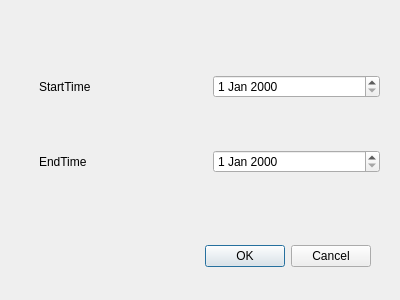
<?xml version="1.0" encoding="UTF-8"?>
<ui version="4.0">
 <class>Dialog</class>
 <widget class="QDialog" name="Dialog">
  <property name="geometry">
   <rect>
    <x>0</x>
    <y>0</y>
    <width>400</width>
    <height>300</height>
   </rect>
  </property>
  <property name="windowTitle">
   <string>Dialog</string>
  </property>
  <widget class="QDialogButtonBox" name="buttonBox">
   <property name="geometry">
    <rect>
     <x>30</x>
     <y>240</y>
     <width>341</width>
     <height>32</height>
    </rect>
   </property>
   <property name="orientation">
    <enum>Qt::Horizontal</enum>
   </property>
   <property name="standardButtons">
    <set>QDialogButtonBox::Cancel|QDialogButtonBox::Ok</set>
   </property>
  </widget>
  <widget class="QWidget" name="verticalLayoutWidget">
   <property name="geometry">
    <rect>
     <x>39</x>
     <y>29</y>
     <width>341</width>
     <height>191</height>
    </rect>
   </property>
   <layout class="QVBoxLayout" name="verticalLayout">
    <item>
     <layout class="QHBoxLayout" name="horizontalLayout">
      <item>
       <widget class="QLabel" name="StartTime_Label">
        <property name="text">
         <string>StartTime</string>
        </property>
       </widget>
      </item>
      <item>
       <widget class="QDateEdit" name="StartTime"/>
      </item>
     </layout>
    </item>
    <item>
     <layout class="QHBoxLayout" name="horizontalLayout_2">
      <item>
       <widget class="QLabel" name="EndTime_Label">
        <property name="text">
         <string>EndTime</string>
        </property>
       </widget>
      </item>
      <item>
       <widget class="QDateEdit" name="EndTime"/>
      </item>
     </layout>
    </item>
   </layout>
  </widget>
 </widget>
 <resources/>
 <connections>
  <connection>
   <sender>buttonBox</sender>
   <signal>accepted()</signal>
   <receiver>Dialog</receiver>
   <slot>accept()</slot>
   <hints>
    <hint type="sourcelabel">
     <x>248</x>
     <y>254</y>
    </hint>
    <hint type="destinationlabel">
     <x>157</x>
     <y>274</y>
    </hint>
   </hints>
  </connection>
  <connection>
   <sender>buttonBox</sender>
   <signal>rejected()</signal>
   <receiver>Dialog</receiver>
   <slot>reject()</slot>
   <hints>
    <hint type="sourcelabel">
     <x>316</x>
     <y>260</y>
    </hint>
    <hint type="destinationlabel">
     <x>286</x>
     <y>274</y>
    </hint>
   </hints>
  </connection>
 </connections>
</ui>
